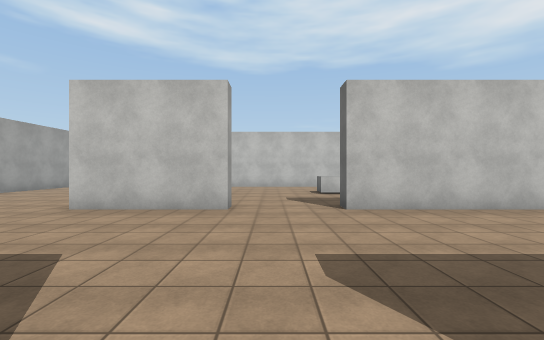
View 1 (above)

24 first-person views from a walk through a 3-D level made in the Unity game engine. The camera is 1.5 m above the floor, looks level and sees 90° across. The floor is counted in squares, 2 m on a side. Each view is taken from the middle of a square. On the plan, view 1 faces up. The plan holds only what a view shows up to about 10 squares ahead; the rest is blank. The place goes on beyond the plan. The player character is not drawn. Some animated figures are left out. Surface patterns are stand-ins for the level's own textures.

View 2
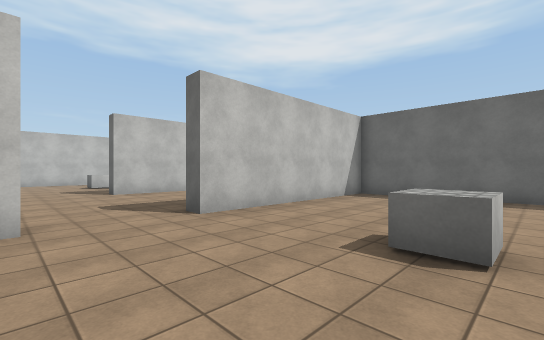

View 3
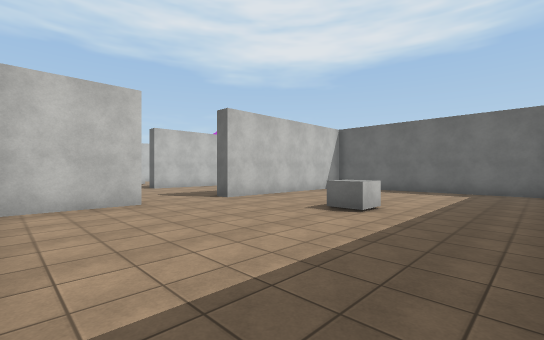

View 4
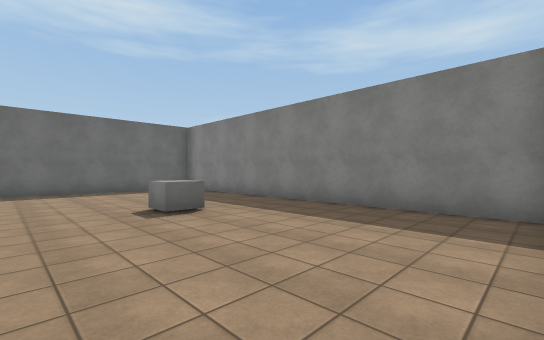

View 5
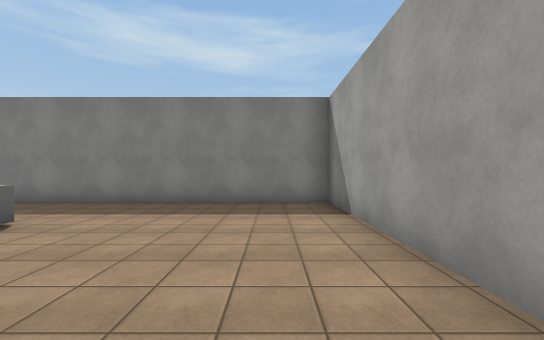

View 6
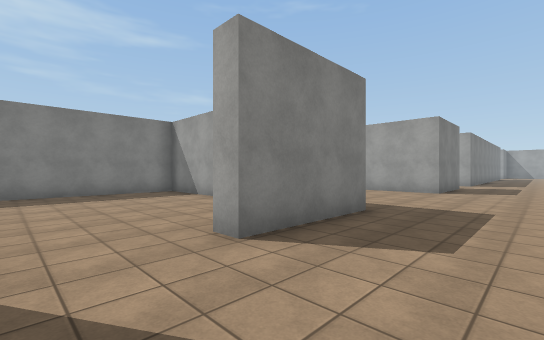

View 7
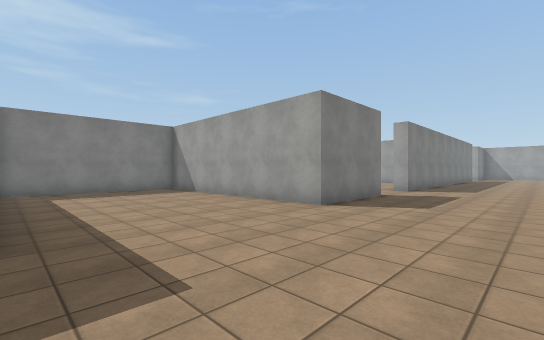

View 8
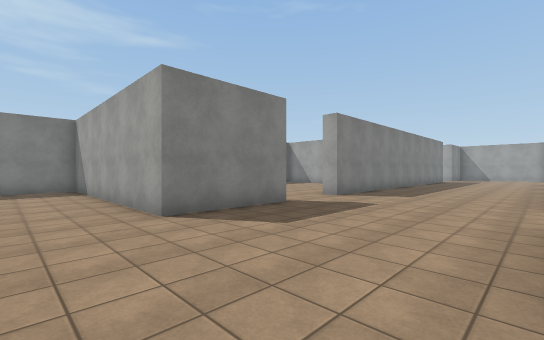

View 9
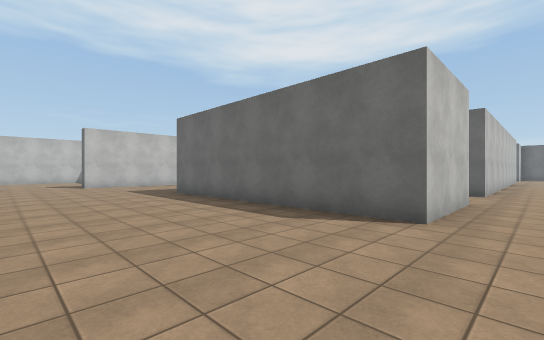

View 10
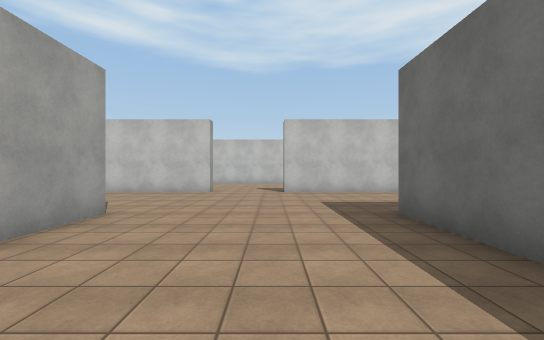

View 11
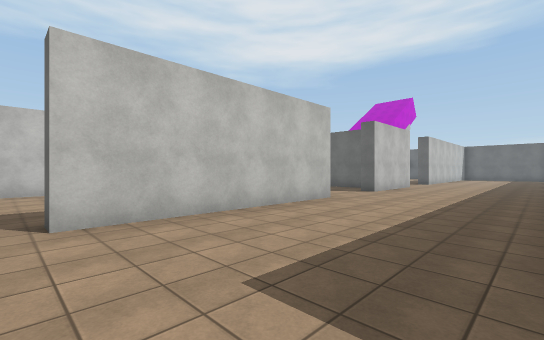

View 12
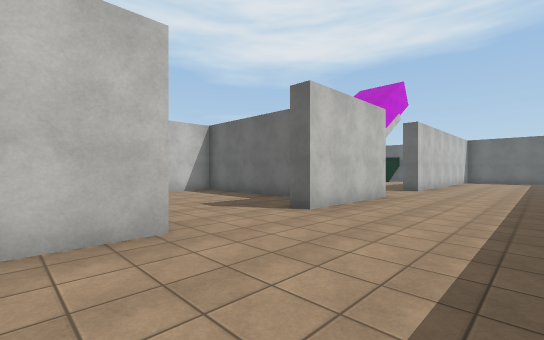

View 13
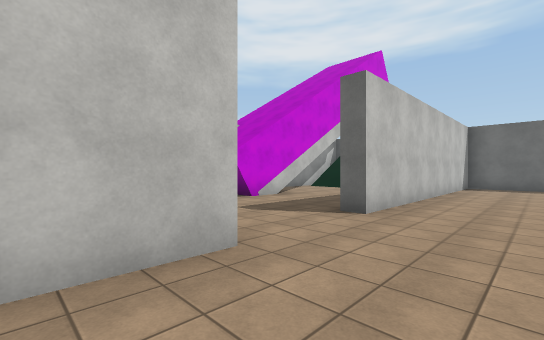

View 14
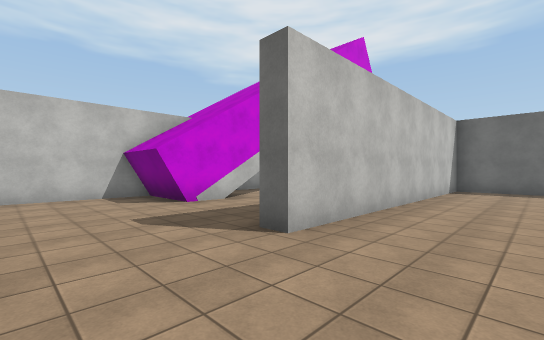

View 15
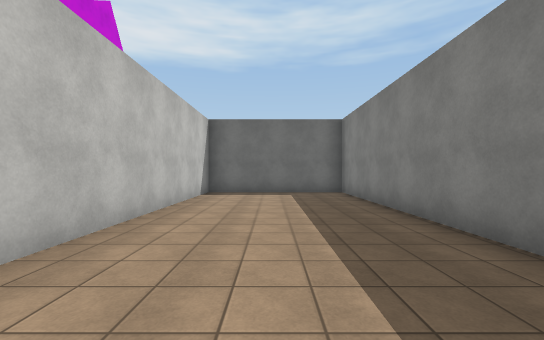

View 16
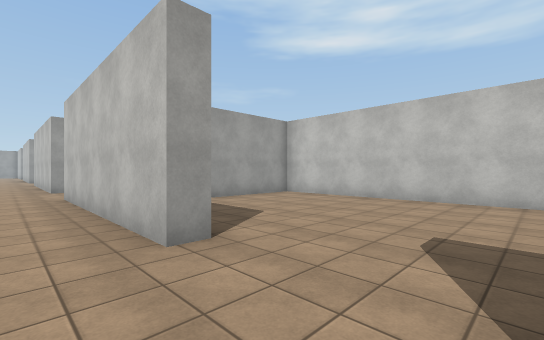

View 17
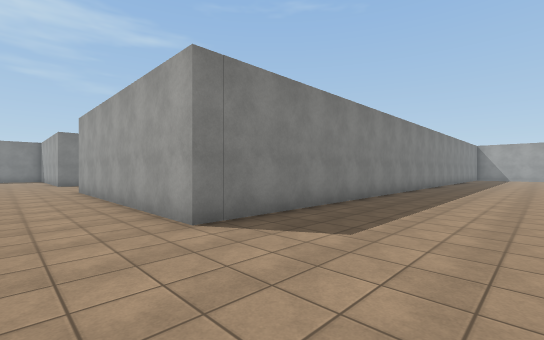

View 18
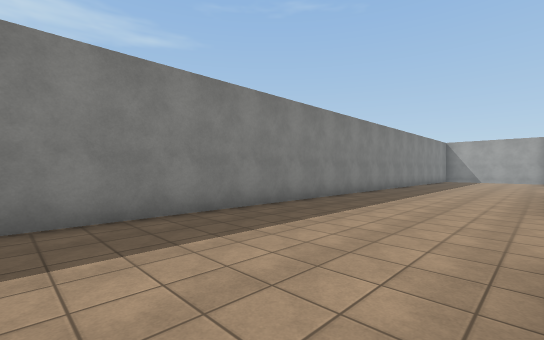

View 19
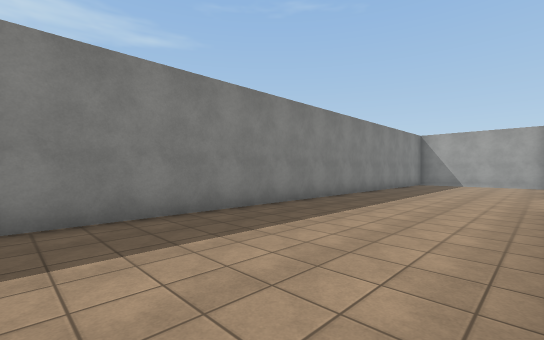

View 20
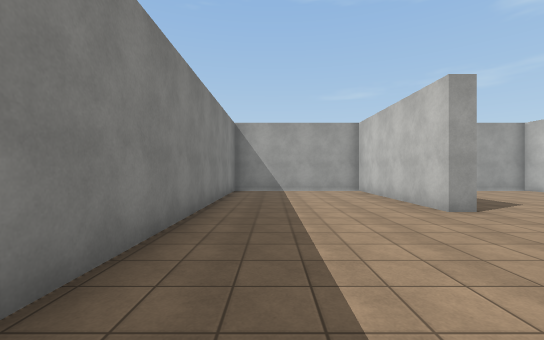

View 21
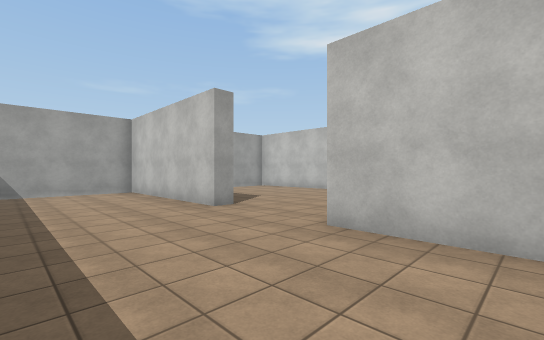

View 22
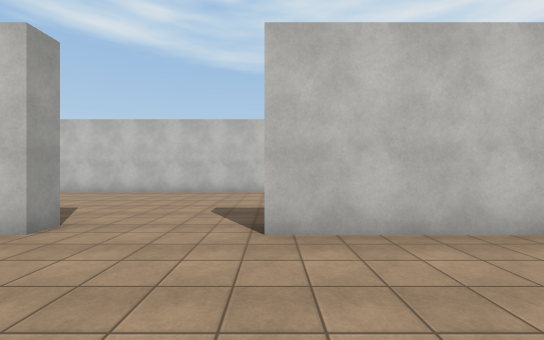

View 23
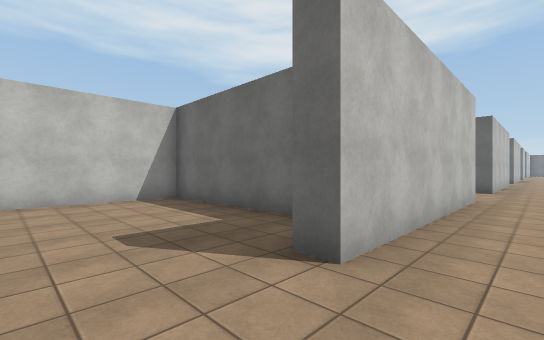

View 24
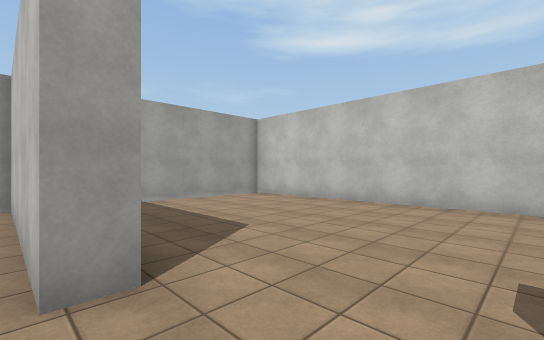

### Floor plan
Points are (right, up) in squares from view 1. A wall is a line through its corners. A room is listed if a view was taken in it or the views show most of it. See-through windows are left out.
Room 1 (views 1, 2, 3, 4, 5)
walls: (-0.8, 0.6) (-0.8, 0.1) (-3, 0.1); (-3.3, -1.2) (-3.3, -6.4) (5.9, -6.4); (7.2, -6) (7.2, 0.1) (1.4, 0.1) (1.4, 0.8)
ways out: opening at (0.5, 1) to room 2
objects: block (2, -3)
Room 2 (views 6, 7, 8, 9, 10, 11, 12, 13, 14, 15, 16, 17, 18, 19, 20, 21, 22, 23, 24)
walls: (-0.8, 5.6) (-0.8, 5.1) (-3.8, 5.1) (-3.8, 12.6); (-8, 17.1) (-14.1, 17.1) (-14.1, 17.6); (-3.9, 0.6) (-0.8, 0.6); (0.4, 17.8) (0.4, 17.1) (-5.6, 17.1) (-5.6, 17.6); (5.2, 5.1) (1.4, 5.1) (1.4, 5.8); (-11.9, 0.6) (-8.8, 0.6) (-8.8, -6.4) (-4, -6.4); (4.7, 19) (4.7, 22.5); (6.8, 17.1) (3.2, 17.1) (3.2, 17.8); (-17, 17.1) (-23.1, 17.1) (-23.1, 17.8); (-16.9, 0.6) (-14.1, 0.6); (4.1, 23.1) (-3.3, 23.1) (-3.3, 20); (11.2, 12.6) (18.2, 12.6) (18.2, 17.1) (9.4, 17.1) (9.4, 17.8); (12.6, 20.9) (9.8, 20.9) (9.8, 23.1) (7, 23.1); (-25.8, 17.8) (-25.8, 17.1) (-30.8, 17.1) (-30.8, 12.6) (-8.8, 12.6) (-8.8, 5.1)
low walls: (10, 20.9) (10, 23.1)
ways out: opening at (0.5, 1) to room 1; opening at (-24.5, 18) to room 3; opening at (-12.5, 1); opening at (-6.5, 18); opening at (0.5, 6); opening at (13, 19.5)
Room 3 (no view inside)
walls: (-21.6, 18.9) (-21.6, 23.1) (-30.8, 23.1) (-30.8, 19.4)
ways out: opening at (-24.5, 18) to room 2

Positions as (right, up) in squares from view 1, and headings:
1: (0, 0), facing up
2: (-1, -4), facing up-right
3: (-3, -6), facing up-right
4: (-3, -1), facing down-right
5: (-2, 0), facing down
6: (1, 3), facing down-left
7: (-4, 4), facing down-left
8: (-7, 5), facing down-left
9: (-8, 4), facing up-right
10: (-6, 8), facing up
11: (-6, 13), facing up-right
12: (-1, 14), facing up-right
13: (5, 15), facing up-right
14: (7, 15), facing up-right
15: (9, 15), facing right
16: (3, 16), facing up-left
17: (-7, 16), facing down-left
18: (-11, 17), facing down-left
19: (-16, 17), facing down-left
20: (-21, 14), facing left
21: (-21, 14), facing up-left
22: (-23, 14), facing up
23: (-25, 16), facing up-right
24: (-24, 17), facing up-left
